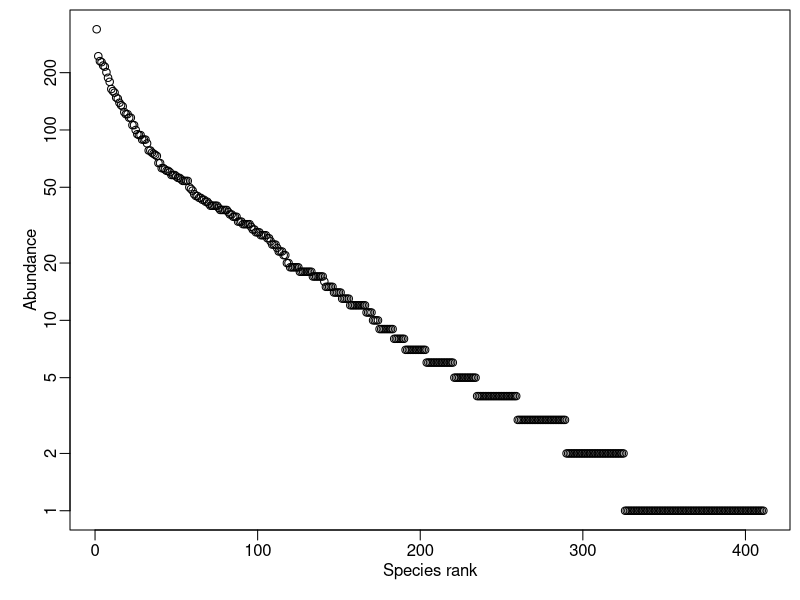
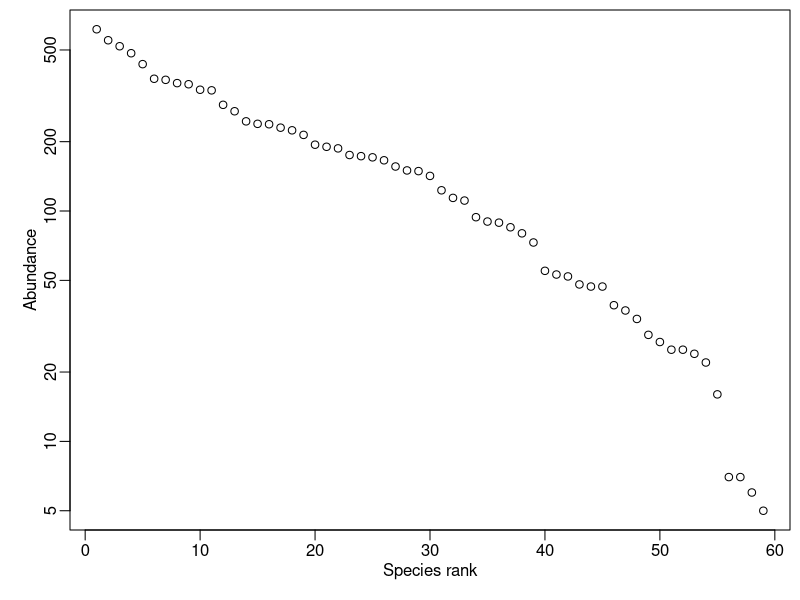

Reproduce these figures in R, in order.
## ---- chunk 1
knitr::opts_chunk$set(echo = TRUE)
## ---- chunk 2
# function to simulate meta community abundance under 
# point mutation model of speciation

pointMutMeta <- function(theta, J) {
    # initialize with every lineage being one individual
    K <- J
    V <- rep(1, J)
    
    # this will hold the abundances of the final species
    W <- c()
    
    # loop until all lineages have coalesced
    while(K > 0) {
        # determines if we have speciation or coalescence
        r <- runif(1)
        
        # the lineage to which either event happens
        i <- sample(K, 1)
        
        # determine the event
        if(r <= theta / (theta + K - 1)) { # speciation
            W <- c(W, V[i])
            V <- V[-i]
        } else { # coalescence
            j <- sample((1:K)[-i], 1)
            V[i] <- V[i] + V[j]
            V <- V[-j]
        }
        
        # after either event, number of lineages is always 
        # one less
        K <- K - 1
    }
    
    return(W)
}

# try it out
x <- pointMutMeta(theta = 100, J = 10^4)

par(mar = c(3, 3, 0, 0) + 0.5, mgp = c(1.5, 0.5, 0))
plot(sort(x, TRUE), log = 'y', xlab = 'Species rank', ylab = 'Abundance')
## ---- chunk 3
# function to simulate meta community abundance under 
# protracted model of speciation

protractMeta <- function(theta, J, tau) {
    taup <- tau / (J) # in units of generations, which themselves are in units of births
    V <- rep(1, J)
    K <- J
    W <- c()
    
    while(K > 0) {
        # total number of units of coalescence time that have passed
        t <- 0
        
        # determines how many generations until the next 
        # coalescence event
        r <- runif(1)
        
        t <- t - log(r) / (K * (K - 1))
        
        if(taup > t) {  # coalescence without speciation
            ij <- sample(K, 2)
            V[ij[1]] <- sum(V[ij])
            V <- V[-ij[2]]
            K <- K - 1
        } else {  # point mut algo
            # the lineage to which either event happens
            i <- sample(K, 1)
            
            # determine the event
            if(r <= theta / (theta + K - 1)) { # speciation
                W <- c(W, V[i])
                V <- V[-i]
            } else { # coalescence
                j <- sample((1:K)[-i], 1)
                V[i] <- V[i] + V[j]
                V <- V[-j]
            }
            
            # after either event, number of lineages is always 
            # one less
            K <- K - 1
        }
        
    }
    
    return(W)
}

# try it out
x <- protractMeta(100, 10^4, 2)

par(mar = c(3, 3, 0, 0) + 0.5, mgp = c(1.5, 0.5, 0))
plot(sort(x, TRUE), log = 'y', xlab = 'Species rank', ylab = 'Abundance')
## ---- chunk 4
J <- 10^3 # number of individuals
lambda <- 10 # point mutation speciation rate in generations

coalSoj <- rexp(J - 1, choose(J:2, 2)) # vector of sojourn times
## ---- chunk 5
# speciation happens according to a Poisson process, so we need
# to have a random number of speciation events, and place them
# uniformly randomly across all branches of the coalescent tree
nSpeciate <- rpois(1, lambda * sum(coalSoj * J:2)) # number of events

# ID of the sojourn times in which speciation occurs
sSpeciate <- sample(paste(rep((J-1):1, J:2), 1:sum(2:J), sep = '-'), 
                    nSpeciate, replace = TRUE, prob = rep(coalSoj, J:2))
## ---- chunk 6
# never mind
